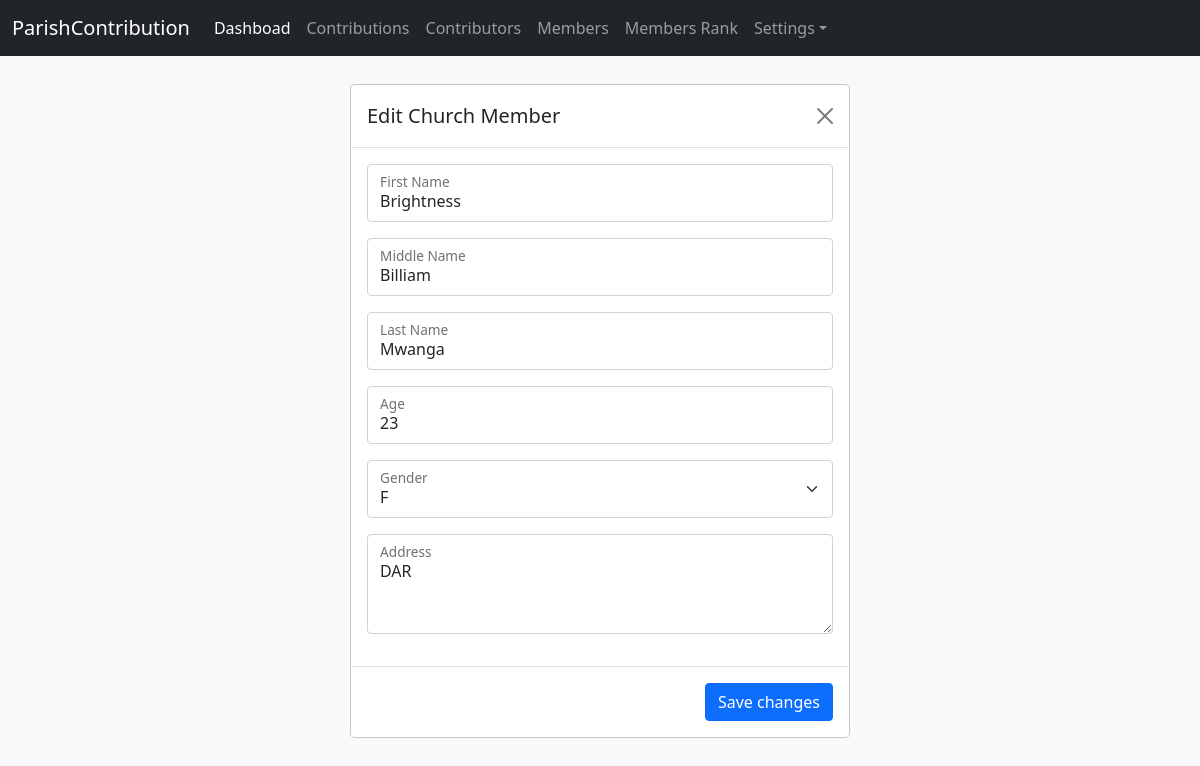
Page /edit-member/2 (signed in) on the committed database.
### contribution/models.py (models this page shows, shortened)
class ChurchMember(models.Model):
    first_name = models.CharField(max_length=100,)
    middle_name = models.CharField(max_length=100)
    last_name = models.CharField(max_length=100)
    age = models.IntegerField(null=True)
    gender = models.CharField(max_length=2)
    address = models.TextField()
    class Meta:
        ordering = ["first_name"]

### contribution/views.py (the view, shortened to what this page needs)
# urls.py: path('edit-member/<int:id>',views.editMember, name='edit-member'),
@login_required(login_url='login')
def editMember(request,id):
    member = get_object_or_404(ChurchMember,pk=id)
    context ={
        'member':member,
        'values':member
    }
    if request.method == 'GET':
        return render(request, 'pages/edit_member.html', context)

### templates/pages/edit_member.html (shortened to what this page needs)
{% extends 'base.html' %}
{% load static %}
{% block content %}
    <div>
        <form method="post" action=" {% url 'edit-member' member.id %}">
            <div class="modal-dialog">
                <div class="modal-content">
                    <div class="modal-header">
                        <h5 class="modal-title" id="exampleModalLabel">Edit Church Member</h5>
                        <button type="button" class="btn-close" data-bs-dismiss="modal" aria-label="Close"></button>
                    </div>
                    <div class="modal-body">
                        <div class="form-floating mb-3">
                            <input type="text" name="firstname" class="form-control" id="floatingInput"
                                value="{{values.first_name}}">
                            <label for="floatingInput">First Name</label>
                        </div>
                        <div class="form-floating mb-3">
                            <input type="text" name="middlename" class="form-control" id="floatingInput"
                                value="{{values.middle_name}}">
                            <label for="floatingInput">Middle Name</label>
                        </div>
                        <div class="form-floating mb-3">
                            <input type="text" name="lastname" class="form-control" id="floatingInput"
                                value="{{values.last_name}}">
                            <label for="floatingInput">Last Name</label>
                        </div>
                        <div class="form-floating mb-3">
                            <input type="number" name="age" class="form-control" id="floatingPassword" placeholder=""
                                value="{{values.age}}">
                            <label for="floatingPassword">Age</label>
                        </div>
                        <div class="form-floating mb-3">
                            <select class="form-select" name="gender" id="floatingSelect"
                                aria-label="Floating label select example">
                                <option value="{{values.gender}}" selected hidden>{{values.gender}}</option>
                            </select>
                            <label for="floatingSelect">Gender</label>
                        </div>
                        <div class="form-floating mb-3">
                            <textarea class="form-control" name="address" placeholder="Leave a comment here"
                                id="floatingTextarea2"  style="height: 100px">{{values.address}}</textarea>
                            <label for="floatingTextarea2">Address</label>
                        </div>
                    </div>
                    <div class="modal-footer">
                        <button type="submit" value="Save" class="btn btn-primary">Save changes</button>
                    </div>
                </div>
            </div>
        </form>
    </div>
{% endblock content %}

### parishcontribution/static/css/dashboad.css (style rules this page uses)
html, body { overflow-x: hidden; }
body { padding-top: 56px; }

### rows in the picture
ChurchMember: firstname "Brightness", middlename "Billiam", lastname "Mwanga", age "23", gender "F", address "DAR"
